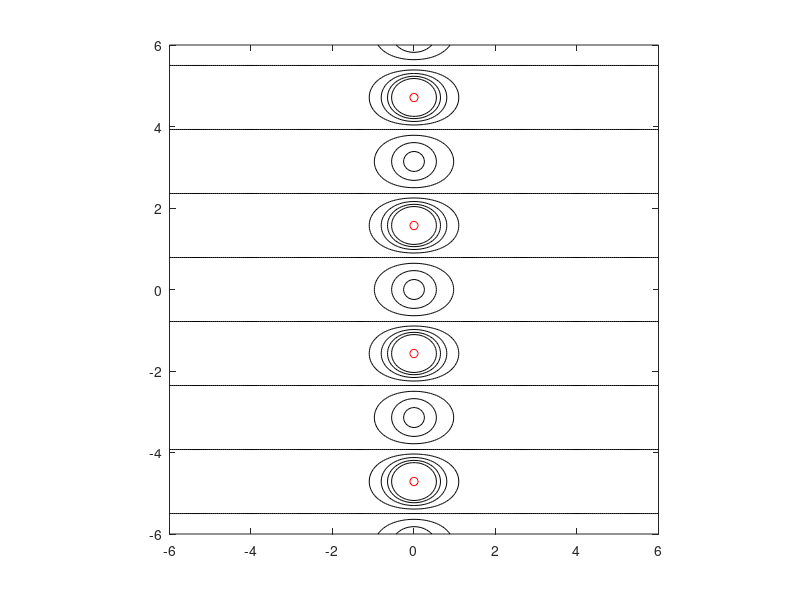

Source code (MATLAB): (Note: this script raises an error after producing the figure.)
%% Analytic continuation via rational approximation
% Nick Trefethen, March 2013

%%
% (Chebfun example complex/AnalyticContinuation.m)
% [Tags: #RATINTERP, #analytic continuation, #poles, #rational function]

%%
% Suppose we have an analytic function on $[-1,1]$, like
f = @(z) tanh(z);

%%
% In principle, $f$ can be analytically continued to a larger domain in the
% complex plane that includes a neighborhood of $[-1,1]$.  In practice,
% computing such an analytic continuation is a notoriously ill-posed problem.

%%
% Now of course for this function, we know what the analytic continuation should
% look like.  Here is a picture of level curves of $|f(z)|$ in the complex
% plane:
x = -6:.05:6; y = -6:.05:6; [xx, yy] = meshgrid(x,y);
zz = xx+1i*yy; ff = f(zz);
lev1 = .25:.25:2; lev2 = 10.^(1:2:19);
hold off, contour(x,y,abs(ff),lev1,'k')
hold on, contour(x,y,abs(ff),lev2,'r')
axis(6*[-1 1 -1 1]), axis square
%%
% Now, how might we calculate some of this structure based on the values of $f$
% on $[-1,1]$? One idea would be to use polynomials.  The chebfun for $f$ is a
% polynomial $p$ that matches $f$ to about 16 digits:
z = chebfun('z');
p = f(z);
length(p)

%%
% As is discussed in Chapter 8 of [1], one can expect $p$ to approximate $f$
% roughly within the Chebfun ellipse for $f$, which is approximately the
% smallest Bernstein ellipse around $[-1,1]$ passing through a singularity of
% $f$:
hold off, chebellipseplot(p), axis(6*[-1 1 -1 1]), axis square

%%
% To confirm this prediction, here is a contour plot of the absolute value
% $|p(z)|$ in the complex plane, following Chapter 28 of [1].  Inside the
% Chebfun ellipse it matches $|\tanh(z)|$ beautifully, but outside it bears no
% relation.  The zeros of $p$ line up along the boundary curve, illustrating a
% theorem of Walsh discussed in Chapter 18 of [1].
pp = p(zz);
hold off, contour(x,y,abs(pp),lev1,'k')
hold on, contour(x,y,abs(pp),lev2,'r')
chebellipseplot(p), axis(6*[-1 1 -1 1]), axis square

%%
% How can we compute $f$ further out in the complex plane?  The classic idea is
% to use rational approximations.  Suppose we use the Chebfun RATINTERP command
% to compute a type (7,8) rational approximation to $f$ based on rational
% interpolation in Chebyshev points in $[-1,1]$:
[p,q,r,mu,nu,poles] = ratinterp(f,7,8);
rr = r(zz);
hold off, contour(x,y,abs(rr),lev1,'k')
hold on, contour(x,y,abs(rr),lev2,'r')
axis(6*[-1 1 -1 1]), axis square

%%
% The rational function has evidently done a far better job of analytic
% continuation than the polynomial.  (Admittedly, the choice of the parameters
% (7,8) is something of an art.) Here are the first eight exact poles of $f$
% compared with those of $r$:
format long
exact = 0.5i*pi*(-7:2:7)';
disp('   Exact     rational approx')
disp([sort(exact) sort(poles)])

%%
% For much more on these matters, see [1], [2] and [3].  

%%
% REFERENCES: 

%%
% [1] L. N. Trefethen, Approximation Theory and Approximation Practice,
% SIAM, 2013.

%%
% [2] M. Webb, Computing complex singularities of differential
% equations with Chebfun, SIAM Undergraduate Research Online, to appear.

%%
% [3] M. Webb, L. N. Trefethen, and P. Gonnet, Stability of barycentric
% interpolatin formulas for extrapolation, SIAM J. Sci. Comput., 2012

